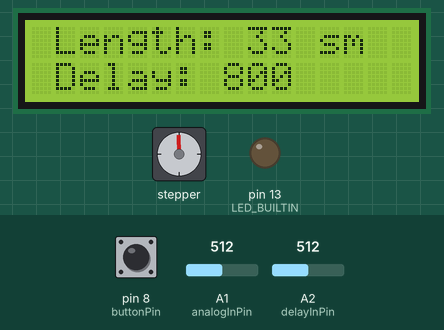
Recording of a sketch running on a simulated Arduino Uno, built with avr-gcc and run on an emulated ATmega328P. Parts: stepper motor, 16×2 character LCD, output pins drawn as LEDs (lit = HIGH). Wiring (inferred from the names in the program): stepper motor driver (200 steps per turn assumed): step pin 5; direction pin 4. Inputs (shaded band) come from the test bench; at power-on: pin 8 (buttonPin) LOW, A2 (delayInPin) = 512, A1 (analogInPin) = 512. Pins used as bus, display or sensor lines are not drawn.

Above: at 1.2 s.
1.3 s: pin 8 (buttonPin) pulled HIGH for 0.4 s
At 2.1 s:
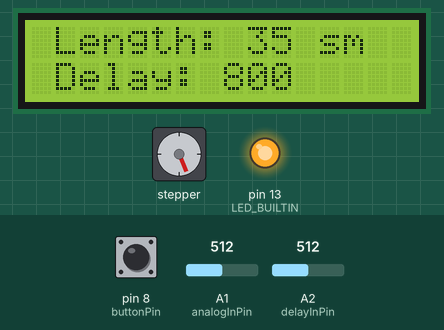
4.4 s: pin 8 (buttonPin) pulled HIGH for 1 s
At 5.6 s:
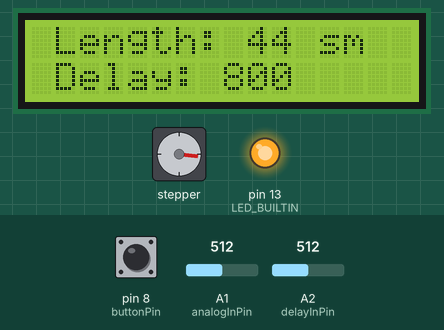
7.9 s: A2 (delayInPin) set to 380
At 8.59 s:
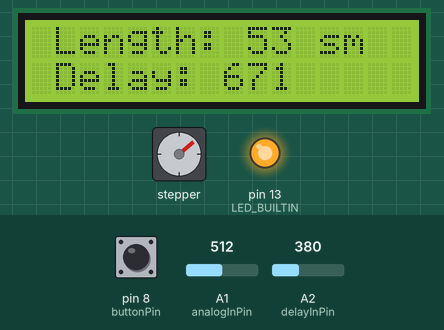
9.9 s: pin 8 (buttonPin) pulled HIGH for 0.4 s
At 10.9 s:
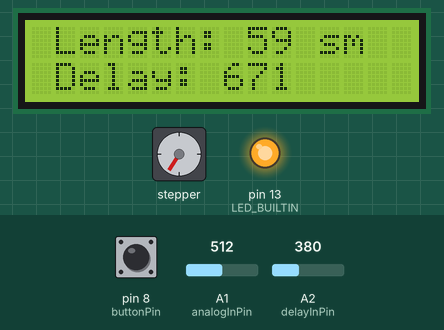
13.2 s: pin 8 (buttonPin) pulled HIGH for 3.2 s
At 15.4 s:
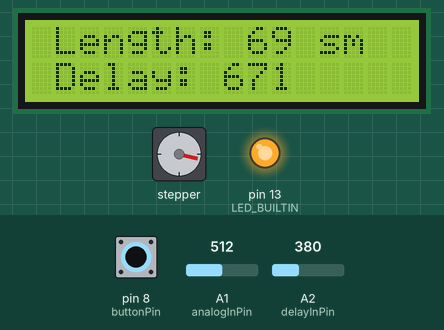
17.9 s: A1 (analogInPin) set to 380
Timing chart, 0 to 20.5 s (numbered marks = the images above; inputs shaded):
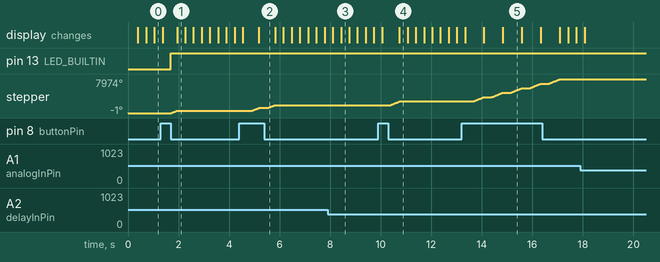

Measured:
- after the input at 1.3 s, pin 13 (LED_BUILTIN): LOW → HIGH after 0.39 s; stepper: turns 519° clockwise in 0.23 s, starting after 0.41 s
- after the input at 4.4 s, stepper: turns 1332° clockwise in 0.96 s, starting after 0.47 s
- after the input at 9.9 s, stepper: turns 882° clockwise in 0.36 s, starting after 0.48 s
- after the input at 13.2 s, stepper: turns 5242° clockwise in 3.4 s, starting after 0.47 s

The sketch:

motor_button_buttons.ino
```cpp
#include <Wire.h>
#include <LiquidCrystal_I2C.h>

LiquidCrystal_I2C lcd( 0x27 , 16 , 2 );

const int pinStep = 5; // Pin connected to STEP
const int pinDir = 4; // Pin Connected to DIR
const int buttonPin = 8; // Button Pin
const int analogInPin = A1; // Rotations
const int delayInPin = A2;

int sensorValue = 0; // Reading from Reostst
int delaySensorValue = 0; //Reading from Reostat

int Count = 2; // Rotation count
char *s;

int move_delay = 300; // Delay metween steps (microsec)

const int steps_rotate_360 = 200; // Steps for 360 degree rotete
int buttonState = 0; // State of button
const int btn_1_value = 350; // Values from buttos
const int btn_2_value = 442;
const int btn_3_value = 618;
const int btn_4_value = 833;

const int btn_plus_value = 508;
const int btn_minus_value = 390;
const int btn_acc = 10; // Accuracy of reading
const int cassete_length = 24;

const int length_1 = 45;
const int length_2 = 60;
const int length_3 = 75;
const int length_4 = 210;
const int lengt_aj = 1;
int Length = 30;

void setup()
{
// Pin modes
  pinMode(pinStep, OUTPUT);
  pinMode(pinDir, OUTPUT);
  pinMode(buttonPin, INPUT);
// Initial state
  digitalWrite(pinStep, HIGH);
  digitalWrite(pinDir, HIGH);
  lcd.init();
  lcd.backlight();
  lcd.setCursor(1,0);
   lcd.display();
   pinMode(LED_BUILTIN, OUTPUT);
   Length = 30;
}

void loop()
{

  buttonState = digitalRead(buttonPin);
  sensorValue = analogRead(analogInPin);
  delaySensorValue = analogRead(delayInPin);

  // Count = map(sensorValue, 0, 1023, 200, 700);
  move_delay = map(delaySensorValue, 0, 1023, 300, 1300);
  // sprintf(s,"Rotations: %d",Count);
  // lcd.setCursor(1,0);
  // lcd.print("Rotations: "+(String)((float)Count/100));
  // lcd.setCursor(1,1);

  if ((sensorValue > btn_1_value - btn_acc ) && (sensorValue < btn_1_value + btn_acc )) Length=length_1;
  if ((sensorValue > btn_2_value - btn_acc ) && (sensorValue < btn_2_value + btn_acc )) Length=length_2;
  if ((sensorValue > btn_3_value - btn_acc ) && (sensorValue < btn_3_value + btn_acc )) Length=length_3;
  if ((sensorValue > btn_4_value - btn_acc ) && (sensorValue < btn_4_value + btn_acc )) Length=length_4;

  if ((sensorValue > btn_plus_value - btn_acc ) && (sensorValue < btn_plus_value + btn_acc )) { Length++; delay(300);};
  if ((sensorValue > btn_minus_value - btn_acc ) && (sensorValue < btn_minus_value + btn_acc )) { Length--; delay(300);};
  Count = (Length*100)/cassete_length;

   lcd.setCursor(1,0);
   lcd.print("Length: "+(String)(Length)+" sm");
   lcd.setCursor(1,1);


  lcd.print("Delay: "+(String)(move_delay)+" ");
   lcd.display();

  if (buttonState == HIGH) {
    digitalWrite(LED_BUILTIN, HIGH);
    digitalWrite(pinDir, HIGH); //Direction
//     lcd.setCursor(1,1);
  //   lcd.print("------- rotating -------");
    // lcd.display();

    for(int i = 0; i < steps_rotate_360*Count/100; i++)
      {
      digitalWrite(pinStep, HIGH);
        delayMicroseconds(50);
//      delayMicroseconds(250);
//      delayMicroseconds(move_delay);
      digitalWrite(pinStep, LOW);
      delayMicroseconds(move_delay);
 //     delayMicroseconds(move_delay);
      }
  }
//  delay(move_delay*10);


//  delay(move_delay*10);
}
```
